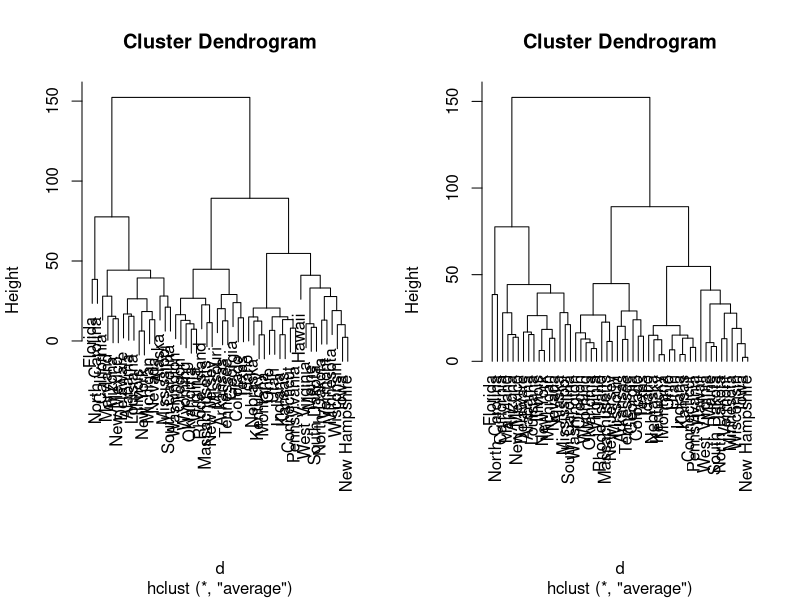
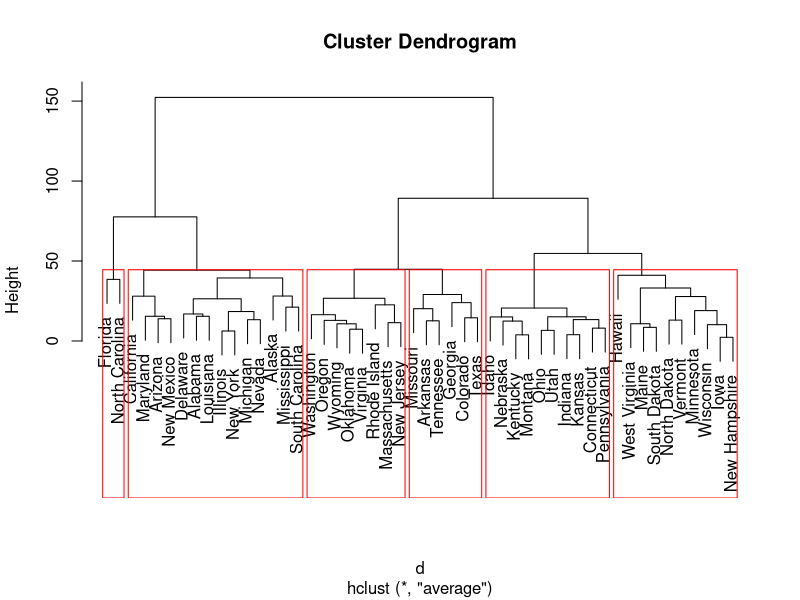
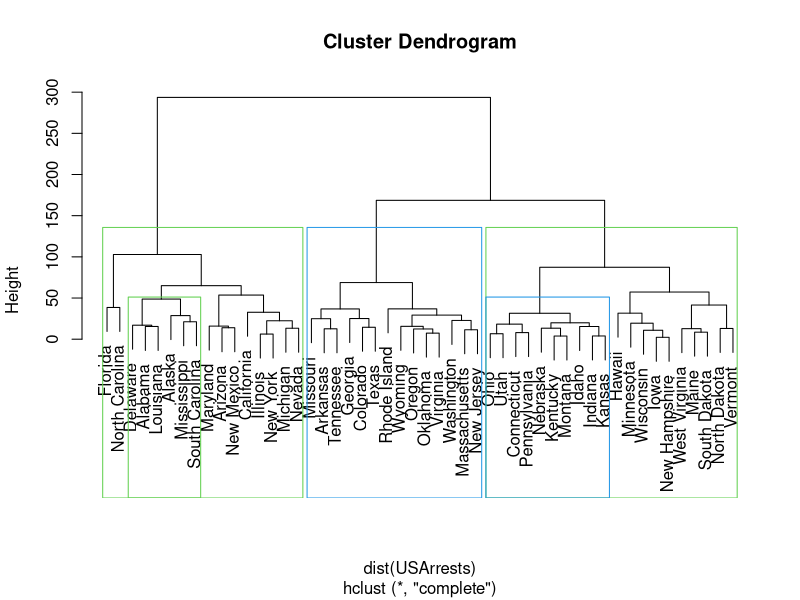
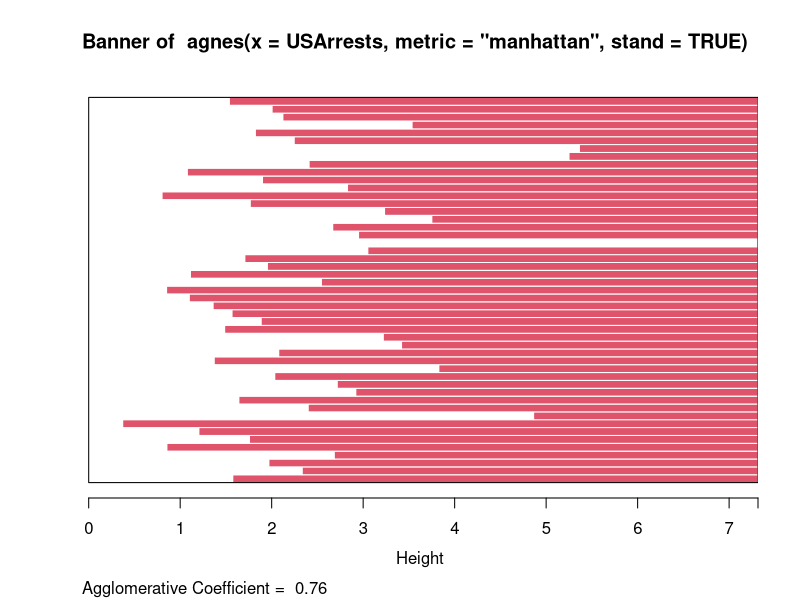
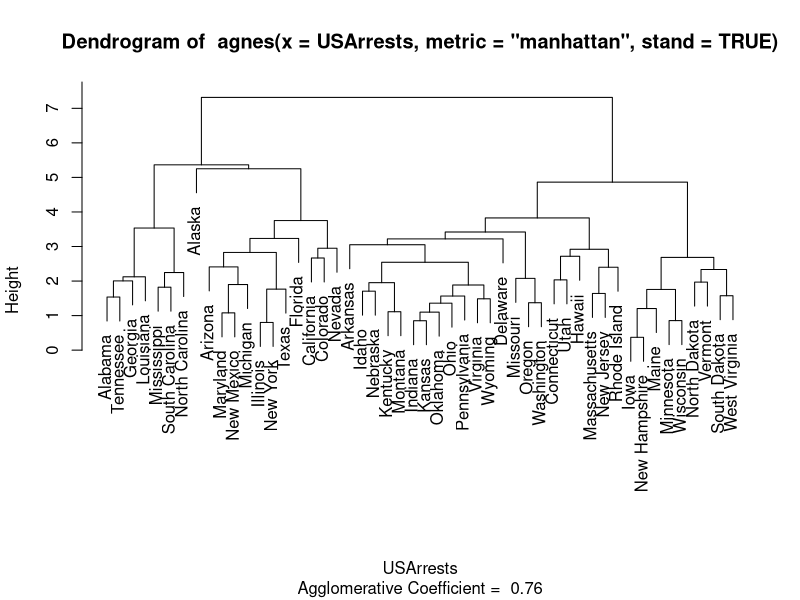
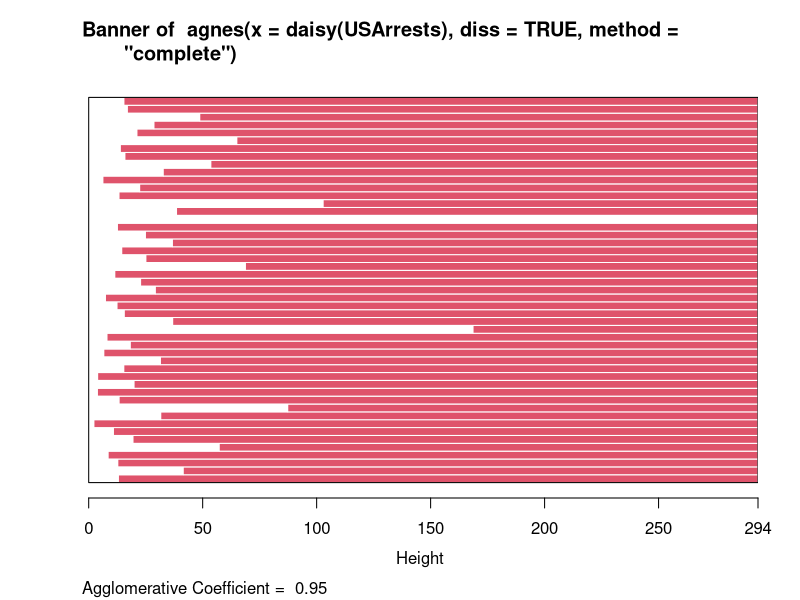
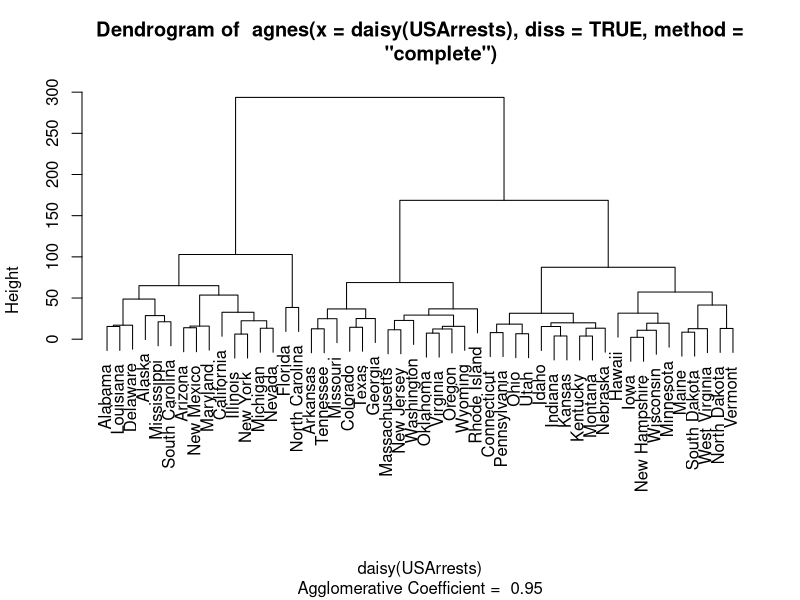
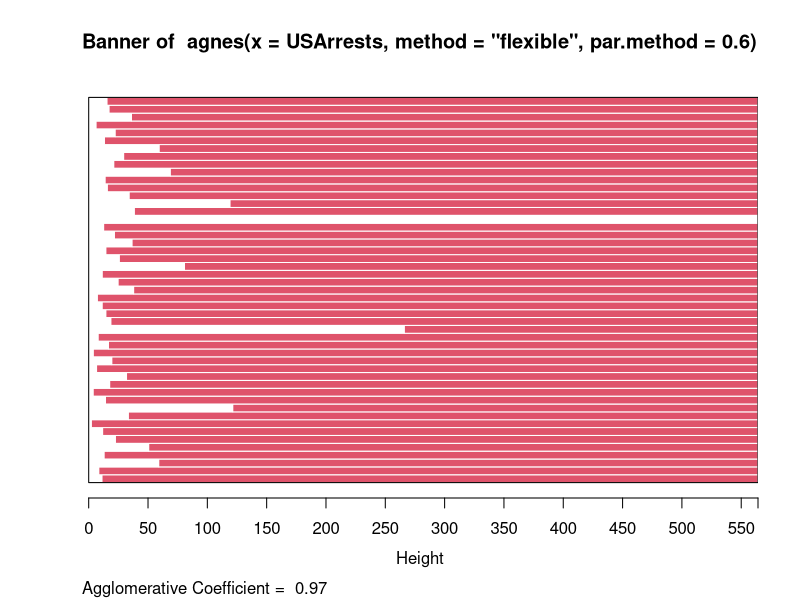

The R source for these figures, in order:
# 14장 군집분석 : 계층적 군집
rm(list=ls())

# 데이터 선언
### USArrests자료는 미국 50개 주에서 1973년에 발생한 폭행, 살인, 강간 범죄를 주민 100,000명당 
### 체포된 사람의 통계자료이다. 주별 전체 인구에 대한 고시의 인구 비율을 함께 제공한다.
data(USArrests)
str(USArrests)


# 계층적 군집 수행
### dist()함수는 거리 또는 비 유사성 행렬을 제공하는 함수로 method를 통해 다양한 거리를 정의할 수 있다.
### method= 옵션에는 "euclidean", "maximum", "manhattan", "binary", "minkowski" 등이 있다.
### hclust()함수는 계층적 군집분석을 수행하는 함수로 method= 옵션을 통해 병합 방법을 지정할 수 있다.
### method= 옵션에는 "ward", "single", "complete", "average", "centroid" 등이 있다.
d <- dist(USArrests, method="euclidean") # 주들간의 유클리드 거리 계산
fit <- hclust(d, method="ave") # 계층적 군집분석


# 덴드로그램으로 시각화
### plot()함수를 통해 계층적 군집분석의 결과를 덴드로그램으로 시각화 할 수 있다.
par(mfrow=c(1,2))
plot(fit) # 덴드로그램 시각화
plot(fit, hang=-1) # 덴드로그램 시각화, hang=-1은 label의 위치를 지정
par(mfrow=c(1,1))


# cutree()함수를 계층적 군집의 결과를 이용하여 
### tree의 높이(h)나 그룹의 수(k)를 옵션으로 지정하여 원하는 수의 그룹으로 나눌 수 있다. 
groups <- cutree(fit, k=6) # 6개 군집으로 변수들을 나열
groups


# plot() 함수로 그린 덴드로그램은 
### rect.hclust() 함수를 이용하여 그룹을 사각형으로 구분지어 나타낼 수 있다.
### 위에서 cutree()함수로 나누어진 그룹과 동일함을 확인할 수 있다.
plot(fit)
rect.hclust(fit, k=6, border="red") # 덴드로그램에서 6개의 군집으로 나눈 것을 빨간색 테두리로 표시


# rect.hclust() 함수는 그룹의 수(k)를 이용하여 그룹을 시각화할뿐 아니라, 
### tree의 높이(h)와 위치(which)를 이용하여 그룹의 전체 또는 일부를 나타낼 수 있다.
### 높이(h) 50에서 cut 수행, 2와 7번에 사각형 추가, 테두리 색상(border) 지정
hca <- hclust(dist(USArrests))
plot(hca)
rect.hclust(hca, k=3, border = 3:4)
rect.hclust(hca, h=50, which=c(2,7), border = 3:4) # 덴드로그램에서 높이를 기준으로 군집하고, 해당번째 군집만 borber 표시


# {cluster}패키지의 agnes() 함수는 계층적 군집방법 중 병합적 방법을 이용하여 분석한다.
### metric= 옵션을 통해 "euclidean", "manhattan" 등의 거리를 지정할 수 있으며,
### method= 옵션을 통해 병합방법을 지정할 수 있다.
### metric= 옵션을 이용하지 않고 daisy() 함수를 이용하여 거리를 계산할 수도 있다.
### daisy() 함수는 데이터 관측값 사이의 거리를 계산해주며, 
### 자료의 형태가 수치형일 필요가 없다는 점에서 dist()함수보다 유연하다.


# agnes()함수를 이용하여 계층적 군집을 수행
### USArrests 자료에 대해 agnes()함수를 이용하여 계층적 군집을 수행한다.
### agnes() 함수에서 stand=TRUE는 비유사성(거리)의 계산 전에 표준화를 수행함.
### 입력 자료가 비유사성 행렬인 경우에는 무시됨.
library(dplyr)
library(cluster)
agn1 <- agnes(USArrests, metric="manhattan", stand=TRUE) # 계층적 군집 계산
agn1
plot(agn1)
### diss=TRUE는 입력 자료가 비유사성 행렬 또는 dist 객체인 경우에는 디폴트임
agn2 <- agnes(daisy(USArrests), diss=TRUE, method="complete") # daisy() 함수로 거리 계산
plot(agn2)
### method = 은 군집 방법을 지정. 
### "flexible"(가중 평균연결법의 일반화된 방법). "average"(디폴트), "single", "complete", "ward", "weighted", "gaverage"가 있다.
agn3 <- agnes(USArrests, method="flexible", par.meth=0.6)
plot(agn3)


# 계층적 군집 방법의 이론적 배경
### 계층적 군집 방법은 다음과 같다.
### 군집을 형성하는 매 단계에서 지역적(local) 최적화를 수행해 나가는 방법을 사용하므로 그 결과가 전역적인(global) 최적해라고 볼 수 있다.
### 병합적 방법에서 한 번 군집이 형성되면 군집에 속한 개체는 다른 군집으로 이동 할 수 없다.
### 중심연결법, 와드연결법 등에서는 군집의 크기에 가중을 두어 병합을 시도하므로 크기가 큰 군집과의 병합이 유도될 수 있다.
### {ape}패키지는 계층적 군집의 결과를 다양한 시각화를 할 수 있게 해준다.


# hclust() 함수를 이용하여 계층적 군집 수행
fit <- hclust(d, method="ave")
clus6 <- cutree(fit, 6)
### 색상 지정
colors = c("red", "blue", "green", "black", "cyan", "magenta")


# {ape}패키지의 as.phylo() 함수를 이용하여 hclust객체를 phylo객체로 전환
# install.packages("ape")
library(ape)
### phylo 객체에 대한 plot()함수의 형식은 다음과 같다.
### x : phylo 객체
### type " "phylogram"(디폴트), "cladogram", "fan", "unrooted", "radial"
### show.tip.label : 레이블 나타냄(TRUE)
### edge.color, edge.width, edge.lty : 연결선의 색상, 너비, 형태를 지정
### tip.color : 레이블 색상
plot(as.phylo(fit), type="fan", tip.color = colors[clus6], label.offset=1, cex=0.7)
plot(as.phylo(fit), type = "phylogram", show.tip.label=TRUE, edge.color="black", edge.width=1, edge.lty=1, tip.color="black")
plot(as.phylo(fit), type="cladogram", cex=0.6, label.offset=0.5) # type = "cladogram"
plot(as.phylo(fit), type="unrooted", cex=0.6, no.margin=0.5) # type = "unrooted"